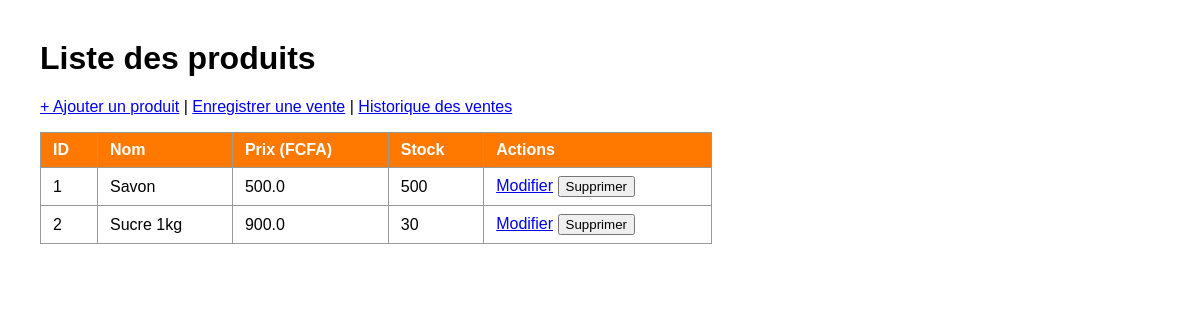
Before: / with the older database file.
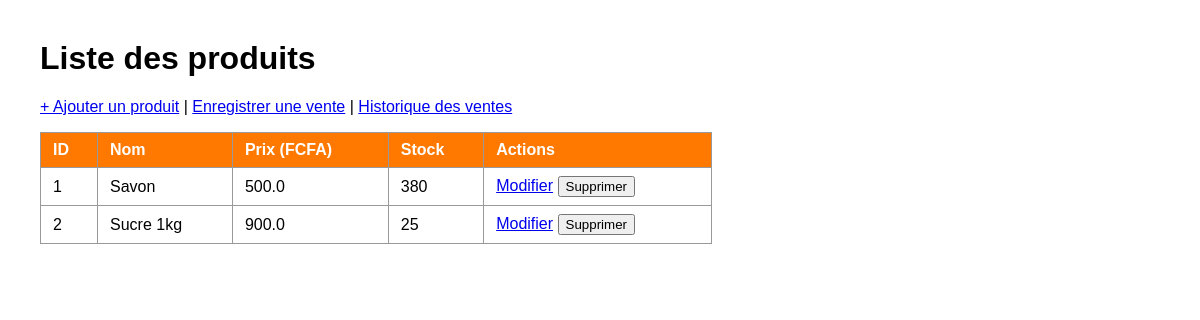
After: the same page with the newer database file.
### tables this page shows
CREATE TABLE produits (
    id INTEGER PRIMARY KEY AUTOINCREMENT,
    nom TEXT NOT NULL,
    prix REAL NOT NULL,
    quantite INTEGER NOT NULL DEFAULT 0
);

### app.py (the view)
@app.route("/")
def accueil():
    connexion = get_connexion()
    produits = connexion.execute("SELECT * FROM produits").fetchall()
    connexion.close()
    return render_template("produits.html", produits=produits)

### app.py (called while the page is built)
def get_connexion():
    connexion = sqlite3.connect("stock.db")
    connexion.row_factory = sqlite3.Row
    return connexion

### templates/produits.html (shortened to what this page needs)
<!DOCTYPE html>
<html lang="fr">
<head>
</head>
<body>
    <h1>Liste des produits</h1>
        <p>
        <a href="/ajouter">+ Ajouter un produit</a> |
        <a href="/vendre">Enregistrer une vente</a> |
        <a href="/ventes">Historique des ventes</a>
    </p>
    <table>
        <tr>
            <th>ID</th>
            <th>Nom</th>
            <th>Prix (FCFA)</th>
                        <th>Stock</th>
            <th>Actions</th>
        </tr>
        {% for produit in produits %}
        <tr>
            <td>{{ produit["id"] }}</td>
            <td>{{ produit["nom"] }}</td>
            <td>{{ produit["prix"] }}</td>
                        <td>{{ produit["quantite"] }}</td>
            <td>
                <a href="/modifier/{{ produit['id'] }}">Modifier</a>
                <form method="POST" action="/supprimer/{{ produit['id'] }}" style="display:inline;" onsubmit="return confirm('Supprimer ce produit ?');">
                    <button type="submit">Supprimer</button>
                </form>
            </td>
        </tr>
        {% endfor %}
    </table>
</body>
</html>

Changed rows visible on the page:
changed produits "Savon": quantite "500" → "380"
changed produits "Sucre 1kg": quantite "30" → "25"
